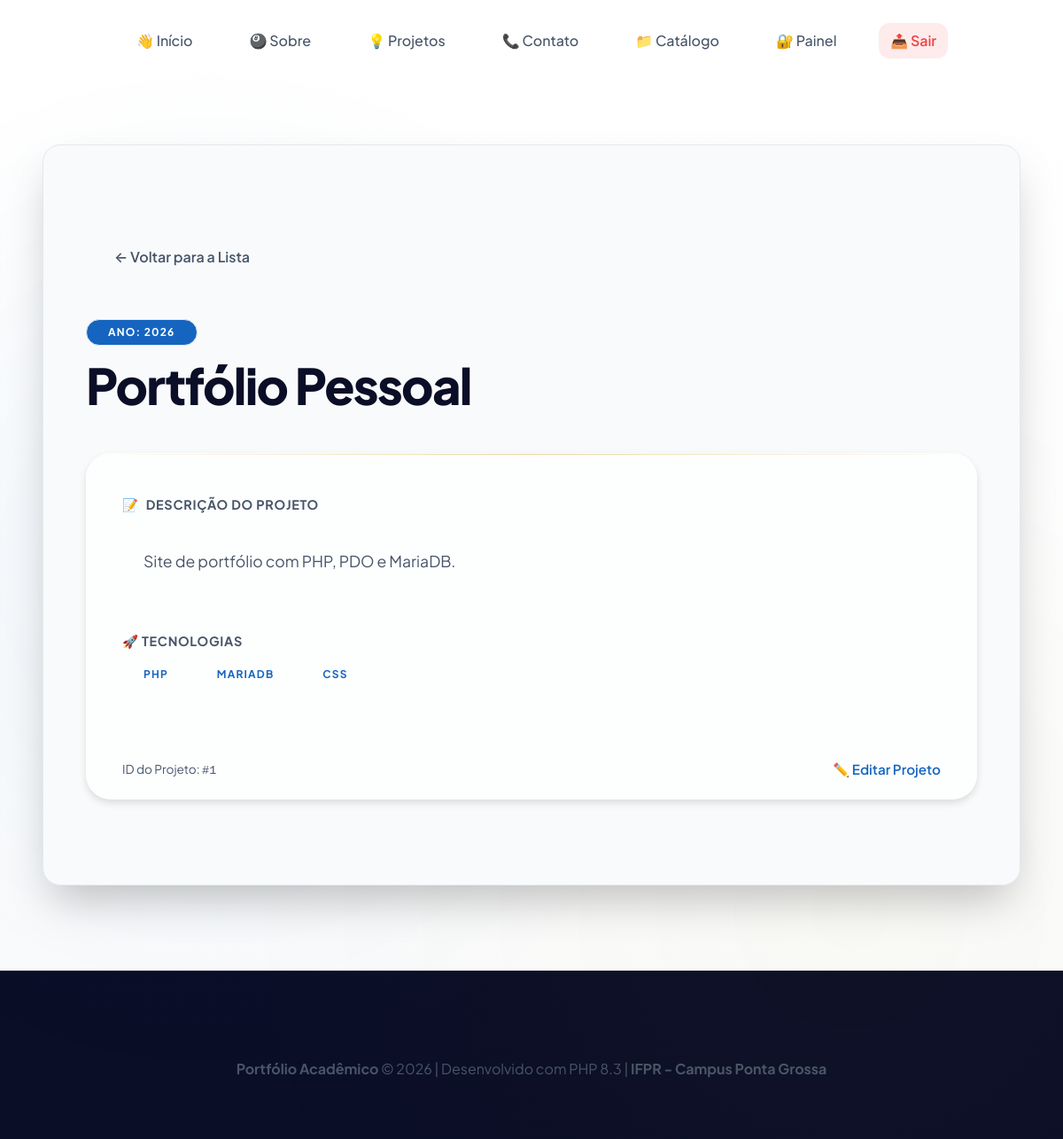
The page /05_crud/detalhe.php?id=1 (signed in) on the database its author committed.
### tables this page shows
CREATE TABLE projetos (
    id            INT UNSIGNED  NOT NULL AUTO_INCREMENT,
    nome          VARCHAR(120)  NOT NULL,
    descricao     TEXT          NOT NULL,
    tecnologias   VARCHAR(200)  NOT NULL,
    link_github   VARCHAR(300)      NULL DEFAULT NULL,
    ano           YEAR          NOT NULL,
    status        ENUM('rascunho','publicado','arquivado')
                                NOT NULL DEFAULT 'rascunho',
    criado_em     DATETIME      NOT NULL DEFAULT CURRENT_TIMESTAMP,
    atualizado_em DATETIME          NULL DEFAULT NULL
                                ON UPDATE CURRENT_TIMESTAMP,
    PRIMARY KEY (id)
);

### 05_crud/detalhe.php (the view, shortened to what this page needs)
<?php
$id = (int) ($_GET['id'] ?? 0);
if ($id <= 0) {
    $projeto = null;
    $erro_id = "ID de projeto inválido ou não fornecido.";
} else {
    try {
        $pdo = conectar();
        $sql = 'SELECT * FROM projetos WHERE id = :id';
        $stmt = $pdo->prepare($sql);
        $stmt->execute([':id' => $id]);
        $projeto = $stmt->fetch();
    } catch (PDOException $e) {
        error_log("Erro ao buscar detalhes: " . $e->getMessage());
        $erro_id = "Ocorreu um erro ao processar sua solicitação.";
        $projeto = null;
    }
}
require_once __DIR__ . '/../includes/cabecalho.php';
?>
<main>
    <div style="margin-bottom: 2rem;">
        <a href="index.php" class="btn" style="background: var(--bg-surface); color: var(--text-heading); border: 1px solid var(--border-focus); box-shadow: none; display: inline-block;">
            ← Voltar para a Lista
        </a>
    </div>
    <?php if (isset($erro_id)): ?>
        <article class="card" style="text-align: center; padding: 4rem 2rem;">
            <div style="font-size: 3rem; margin-bottom: 1rem;">🔍</div>
            <h2 style="color: var(--text-heading); margin-bottom: 1rem;">Ops! Algo deu errado.</h2>
            <p style="color: var(--text-muted); margin-bottom: 2rem;"><?php echo $erro_id; ?></p>
            <a href="index.php" class="btn">Ver todos os projetos</a>
        </article>
    <?php else: ?>
        <section class="inicio" style="margin-bottom: 2.5rem;">
            <div style="margin-bottom: 0.5rem;">
                <span class="badge" style="background: var(--primary); color: white;">Ano: <?php echo htmlspecialchars((string)$projeto['ano']); ?></span>
            </div>
            <h1><?php echo htmlspecialchars($projeto['nome']); ?></h1>
        </section>
        <article class="card" style="padding: 0; overflow: hidden;">
            <div style="height: 8px; background: linear-gradient(90deg, var(--primary), var(--primary-hover));"></div>
            <div style="padding: 2.5rem;">
                <div style="margin-bottom: 2.5rem;">
                    <h3 style="font-size: 0.9rem; text-transform: uppercase; letter-spacing: 0.05em; color: var(--text-muted); margin-bottom: 1rem; display: flex; align-items: center; gap: 0.5rem;">
                        <span>📝</span> Descrição do Projeto
                    </h3>
                    <div style="line-height: 1.8; color: var(--text-body); font-size: 1.1rem; background: var(--bg-surface-hover); padding: 1.5rem; border-radius: var(--radius-sm); border-left: 4px solid var(--border-focus);">
                        <?php echo nl2br(htmlspecialchars($projeto['descricao'])); ?>
                    </div>
                </div>
                <div style="display: grid; grid-template-columns: repeat(auto-fit, minmax(200px, 1fr)); gap: 2rem; align-items: start;">
                    <div>
                        <h3 style="font-size: 0.9rem; text-transform: uppercase; letter-spacing: 0.05em; color: var(--text-muted); margin-bottom: 0.75rem;">
                            🚀 Tecnologias
                        </h3>
                        <p style="color: var(--text-heading); font-weight: 500;">
                            <?php
                                $techs = explode(',', $projeto['tecnologias']);
                                foreach($techs as $t):
                            ?>
                                <span class="badge" style="background: var(--bg-surface-hover); color: var(--primary); border: 1px solid var(--border-light); margin-right: 4px; margin-bottom: 4px; display: inline-block;">
                                    <?php echo htmlspecialchars(trim($t)); ?>
                                </span>
                            <?php endforeach; ?>
                        </p>
                    </div>
                </div>
            </div>
            <div style="background: var(--bg-surface-hover); padding: 1.25rem 2.5rem; border-top: 1px solid var(--border-light); display: flex; justify-content: space-between; align-items: center;">
                <span style="font-size: 0.85rem; color: var(--text-muted);">
                    ID do Projeto: <code>#<?php echo $projeto['id']; ?></code>
                </span>
                <a href="editar.php?id=<?php echo $projeto['id']; ?>" style="color: var(--primary); font-weight: 600; text-decoration: none; font-size: 0.95rem;">
                    ✏️ Editar Projeto
                </a>
            </div>
        </article>
    <?php endif; ?>
</main>
<?php require_once __DIR__ . '/../includes/rodape.php'; ?>

### rows shown on the page
projetos: ano "2026", nome "Portfólio Pessoal", descricao "Site de portfólio com PHP, PDO e MariaDB.", tecnologias "PHP", tecnologias "MARIADB", tecnologias "CSS", id "1"

### other values the page prints
$exibir_autor "Portfólio Acadêmico"
